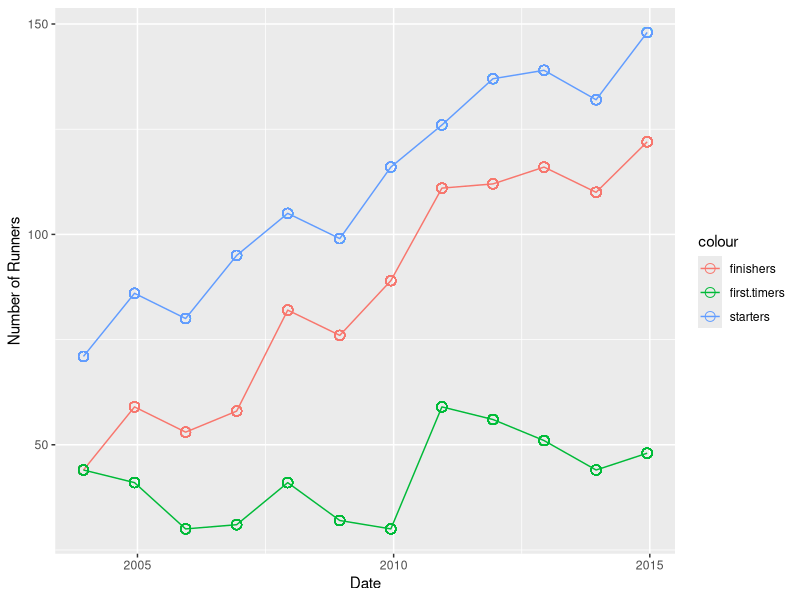
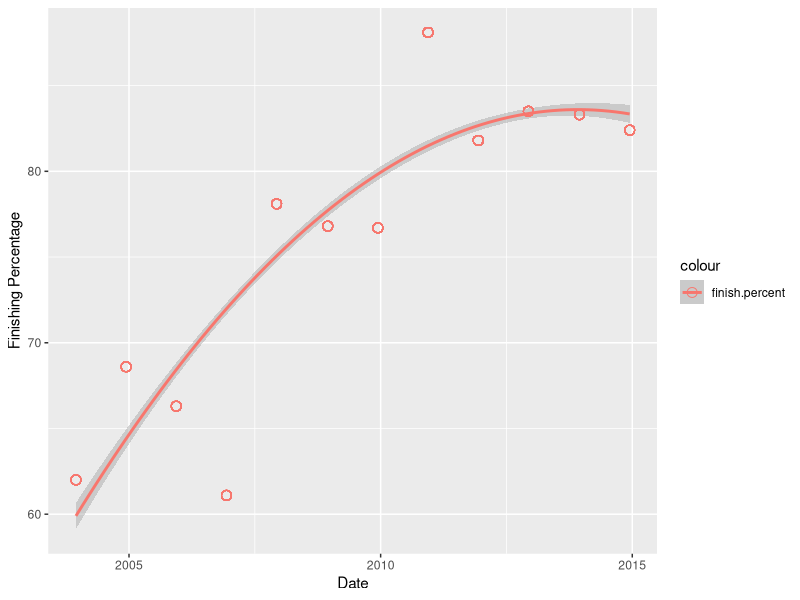
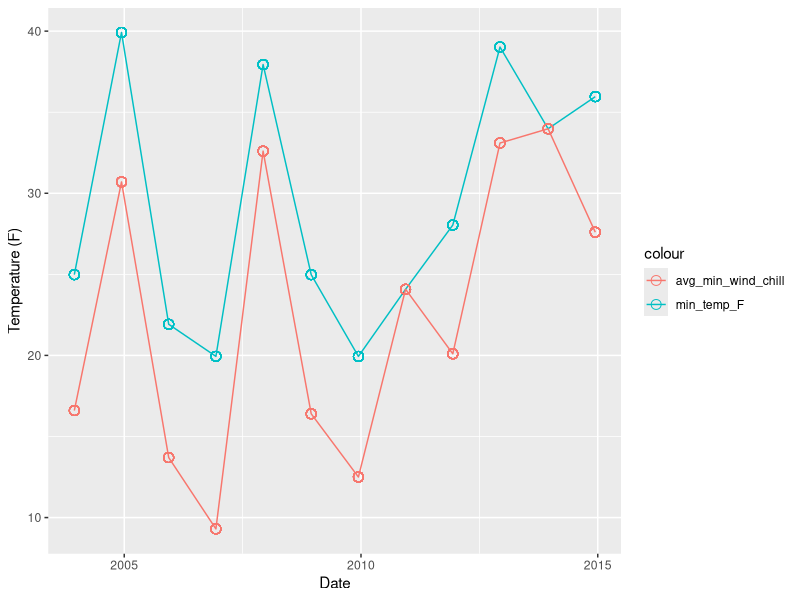
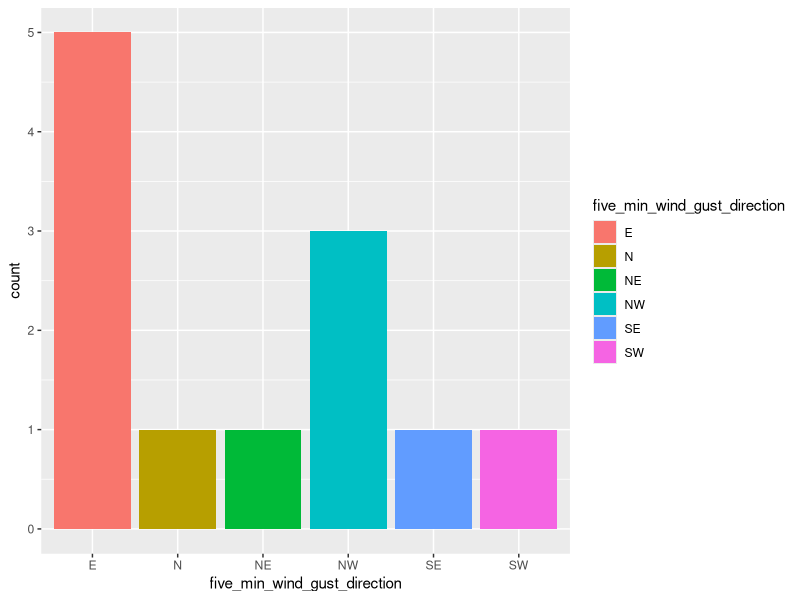
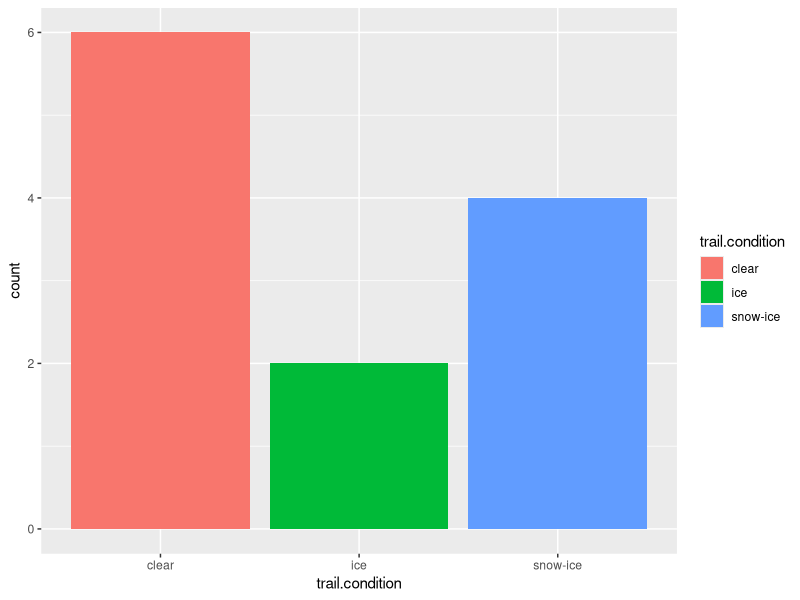
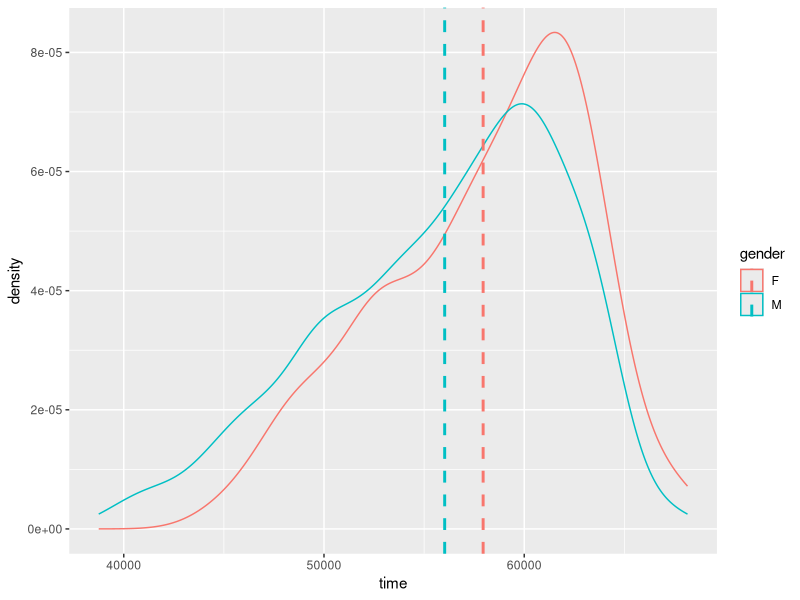
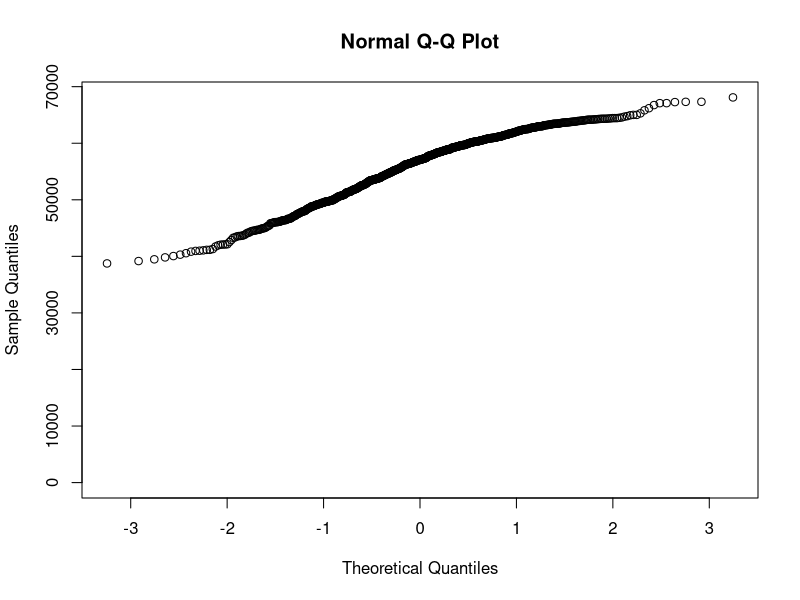
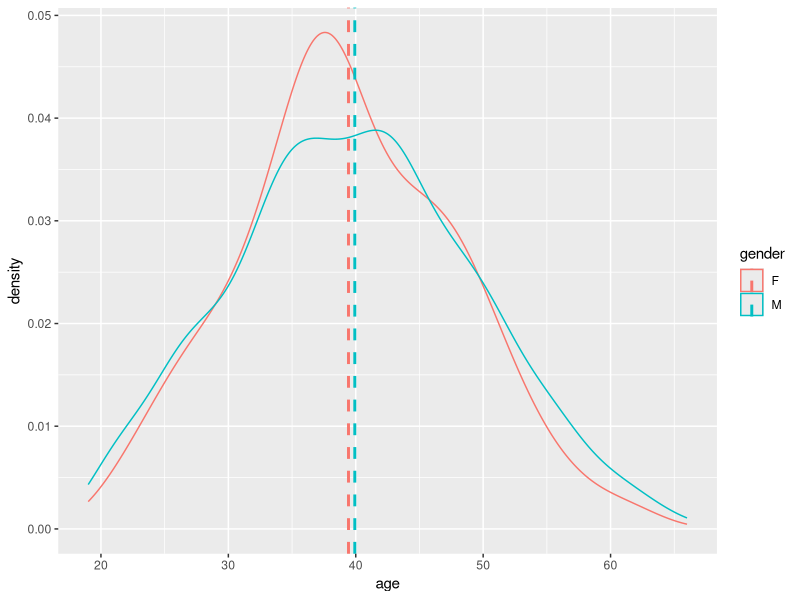

Here is the R script that generated these plots, in order:
## ---- chunk 1
library(knitr)
opts_chunk$set(echo=FALSE, warning=FALSE, message=FALSE, fig.width=8, fig.height=6)
## ---- chunk 2
library(lubridate); library(ggplot2); library(plyr); library(grid); library(nortest)
## ---- chunk 3
# use: before the plot get the formula by calling the function with 
# eqn <- lm_eqn(subBeast,subBeast$avg.time.before.HG, subBeast$time)
# add to the ggplot() something like: 
# + annotate("text",label=eqn,parse=TRUE, x=1000,y=40000)
lm_eqn = function(lab,df,x,y){
    m = lm(y ~ x, df);
    eq <- substitute(sname~":  "~italic(y) == a + b * italic(x)*","~~italic(r)^2~"="~r2, 
#     eq <- substitute(italic(y) == a + b * italic(x)*","~~italic(r)^2~"="~r2, 
         list(sname=lab,
              a = format(coef(m)[1], digits = 3), 
              b = format(coef(m)[2], digits = 3), 
             r2 = format(summary(m)$r.squared, digits = 2)))
    eq <- as.character(as.expression(eq));     
    return(eq)
}
## ---- chunk 4
# Loading all the data sets
dfHGRunners <- as.data.frame(read.csv("./2003-2014-hellgate-runner-data.csv"),strip.white=TRUE)
dfHGFinishRate <- as.data.frame(read.csv("./2003-2014-hellgate-finish-rate.csv"))
dfHGWeather <- as.data.frame(read.csv("./2003-2014-hellgate-weather-tidy.csv"))
dfHGCourseCond <- as.data.frame(read.csv("./2003-2014-hellgate-course-conditions.csv"))
dfHGBeastRunners <- as.data.frame(read.csv("./2008-2014-beast-finishers.csv"))

# Removing some unused columns 
dfHGWeather$station_name <- NULL
dfHGBeastRunners$year <- NULL
dfHGBeastRunners$name <- NULL
dfHGBeastRunners$gender <- NULL

# Creating a merged data set
mergeRunners <- merge(dfHGRunners,dfHGBeastRunners,by.x=c("yearID","personID"), by.y=c("HG.yearID","personID"), all.x=TRUE)
mergeCourse <- merge(dfHGFinishRate,dfHGCourseCond,by.x=c("date","yearID"), by.y=c("date","yearID")) 
mergeCourse <- merge(mergeCourse,dfHGWeather,by.x=c("date","yearID"), by.y=c("date","yearID"))
dfHG_all <- merge(mergeRunners,mergeCourse,by.x=c("date","yearID"), by.y=c("date","yearID"))

# Add Beast Finisher as a factor variable (Y/N) 
dfHG_all$beast.runner <- ifelse(is.na(dfHG_all$beast.time),"N", "Y")

# returns string w/o leading whitespace
trim.leading <- function (x)  sub("^\\s+", "", x) # (Ref: Trim Whitespace)
dfHG_all$state <- trim.leading(as.character(dfHG_all$state))

# Convert "date" to be understood as a date string in R, and time to a "duration" of number of seconds from the H:M:S format, then sort by date for human reading
dfHG_all$date <- as.Date(dfHG_all$date, "%m/%d/%Y")
dfHG_all$time <- as.duration(hms(dfHG_all$time))
dfHG_all$beast.time <- as.duration(hms(dfHG_all$beast.time))
dfHG_all$avg.min.per.mile <- as.duration(hms(dfHG_all$avg.min.per.mile))
dfHG_all <- dfHG_all[order(dfHG_all$date),]

#Load all beast series data, format time string to duration value
beast <- as.data.frame(read.csv("./2008-2014-beast-series-data.csv"))
beast$HL.50K <- as.duration(hms(beast$HL.50K))
beast$T.MTN <- as.duration(hms(beast$T.MTN))
beast$PL.50K <- as.duration(hms(beast$PL.50K))
beast$GS.100 <- as.duration(hms(beast$GS.100))
beast$MMTR <- as.duration(hms(beast$MMTR))
beast$Hellgate <- as.duration(hms(beast$Hellgate))

# References (see reference section for full Citation details):
# Hellgate Data: Extreme Ultra Running
# Beast Series data: Eco-XSPorts; Extreme Ultra Running
# Weather: Weather Data: http://www.ncdc.noaa.gov/ 
# Windchill Calculation: http://www.nws.noaa.gov/om/winter/windchill.shtml
## ---- chunk 5
nrow(dfHG_all)
## ---- chunk 6
# Collect all the stats, then put in a dataframe 
# .POSIXct (and time zone = GMT) needed to convert times back into a familiar format

stat <- c("Total Finishes","Fastest Finish", "Longest Finish", "Average Time", 
          "Youngest Finish", "Oldest Finish", "Average Age")

male <- c(summary(dfHG_all$gender)[2],
          (format(.POSIXct(min(dfHG_all$time[which(dfHG_all$gender=="M")]), 
          tz="GMT"), format="%H:%M:%S")),
          (format(.POSIXct(max(dfHG_all$time[which(dfHG_all$gender=="M")]), 
          tz="GMT"), format="%H:%M:%S")),
          (format(.POSIXct(mean(dfHG_all$time[which(dfHG_all$gender=="M")]), 
          tz="GMT"), format="%H:%M:%S")),
          min(dfHG_all$age[which(dfHG_all$gender=="M")]),
          max(dfHG_all$age[which(dfHG_all$gender=="M")]),
          round(mean(dfHG_all$age[which(dfHG_all$gender=="M")]),1))

female <- c( summary(dfHG_all$gender)[1],
          (format(.POSIXct(min(dfHG_all$time[which(dfHG_all$gender=="F")]), 
          tz="GMT"), format="%H:%M:%S")),
          (format(.POSIXct(max(dfHG_all$time[which(dfHG_all$gender=="F")]), 
          tz="GMT"), format="%H:%M:%S")),
          (format(.POSIXct(mean(dfHG_all$time[which(dfHG_all$gender=="F")]), 
          tz="GMT"), format="%H:%M:%S")),
          min(dfHG_all$age[which(dfHG_all$gender=="F")]),
          max(dfHG_all$age[which(dfHG_all$gender=="F")]),
          round(mean(dfHG_all$age[which(dfHG_all$gender=="F")]),1))

dfTimeAge <- data.frame(stat,male,female)

dfTimeAge #display table
## ---- chunk 7
# Display top 5 states, runner count, and percentage of total runners from each
dfStates <- as.data.frame(table(dfHG_all$state))
colnames(dfStates) <- c("state","runner.count")
dfStates$percent.by.state <- round(dfStates$runner.count/nrow(dfHG_all) * 100, digits=1)
dfStates <- dfStates[order(-dfStates$runner.count),]
head(dfStates,5)  # Display top 5
sum(dfStates[, "percent.by.state"][1:5]) # Sum total of top five states
## ---- chunk 8
ggplot(dfHG_all, aes(date)) + 
  geom_line(aes(y = starters, colour = "starters")) + 
  geom_point(aes(y = starters, colour = "starters"),size=3, shape=1) +
  geom_line(aes(y = finishers, colour = "finishers")) +
  geom_point(aes(y = finishers, colour = "finishers"), size=3, shape=1) +
  geom_line(aes(y = first.timers, colour = "first.timers")) +
  geom_point(aes(y = first.timers, colour = "first.timers"), size=3, shape=1) +   
  ylab("Number of Runners") +
  xlab("Date")     
## ---- chunk 9
ggplot(dfHG_all, aes(date)) + 
     stat_smooth(aes(y = finish.percent, group=1, colour="finish.percent"),
     method=lm, formula = y ~ poly(x,2)) +
     geom_point (aes(y = finish.percent, colour = "finish.percent"), size=3, shape=1) +
     ylab("Finishing Percentage") +
     xlab("Date")
# Reference: Line Smoothing
## ---- chunk 10
ggplot(dfHG_all, aes(date)) + 
  geom_line(aes(y = min_temp_F, colour = "min_temp_F")) + 
  geom_point(aes(y = min_temp_F, colour = "min_temp_F"),size=3, shape=1) +
  geom_line(aes(y = avg_min_wind_chill, colour = "avg_min_wind_chill")) +
  geom_point(aes(y = avg_min_wind_chill, 
     colour = "avg_min_wind_chill"), size=3, shape=1) + 
  ylab("Temperature (F)") +
  xlab("Date")     
## ---- chunk 11
ggplot(data=dfHGWeather, aes(five_min_wind_gust_direction, 
     fill=five_min_wind_gust_direction)) +geom_bar()
## ---- chunk 12
ggplot(data=dfHGCourseCond, aes(trail.condition, 
     fill=trail.condition)) +geom_bar()
## ---- chunk 13
cdf <- ddply(dfHG_all, "gender", summarise, time.mean=mean(time))
ggplot(dfHG_all, aes(x=time, colour=gender)) + geom_density() +
     geom_vline(data=cdf, aes(xintercept=time.mean,  colour=gender),
                linetype="dashed", size=1)
# (cookbook-r, histograms)
## ---- chunk 14
norm.test <- c("Shapiro-Wilk: ","Anderson-Darling: ")

pvals <- c(shapiro.test(dfHG_all$time[which
              (dfHG_all$gender=="M")]  )$p.value,
          ad.test(dfHG_all$time[which
              (dfHG_all$gender=="M")])$p.value)

dfNormTest <- data.frame(norm.test,pvals)

qqnorm(dfHG_all$time[which(dfHG_all$gender=="M")])

dfNormTest #display table
## ---- chunk 15
a1 <- c("wilcox.test p-value:",wilcox.test(dfHG_all$time[which(dfHG_all$gender=="M")],dfHG_all$time[which(dfHG_all$gender=="F")])$p.value)

a1 #display results
## ---- chunk 16
cdf <- ddply(dfHG_all, "gender", summarise, age.mean=mean(age))
ggplot(dfHG_all, aes(x=age, colour=gender)) + geom_density() +
     geom_vline(data=cdf, aes(xintercept=age.mean,  colour=gender),
                linetype="dashed", size=1)
# (cookbook-r, histograms)
## ---- chunk 17
norm.test <- c("Shapiro-Wilk: ","Anderson-Darling: ")

pvals <- c(shapiro.test(dfHG_all$age[which
              (dfHG_all$gender=="F")]  )$p.value,
          ad.test(dfHG_all$age[which
              (dfHG_all$gender=="F")])$p.value)

dfNormTest <- data.frame(norm.test,pvals)

qqnorm(dfHG_all$age[which(dfHG_all$gender=="F")])

dfNormTest #display table
## ---- chunk 18
a1 <- c("t.test p-value:",t.test(dfHG_all$age[which(dfHG_all$gender=="M")],dfHG_all$age[which(dfHG_all$gender=="F")])$p.value)

a1 # display results
## ---- chunk 19
ggplot(dfHG_all, aes(x=age, y=time/3600, color=gender)) + geom_point(shape=1) +
     geom_smooth(method=lm, se=TRUE, fullrange=T) +
     xlab("Runner Age (years)") +
     ylab("Hellgate Finish Time (hours)") 
## ---- chunk 20
ggplot(dfHG_all, aes(x=date, y=age, color=gender)) + geom_point(shape=1) +
     geom_smooth(method=lm, se=TRUE, fullrange=T)+
     xlab("Date") +
     ylab("Runner Age (years)") 
## ---- chunk 21
ggplot(dfHG_all, aes(x=date, y=time/3600, color=gender)) + geom_point(shape=1) +
    geom_smooth(method=lm, se=TRUE, fullrange=T)+
     xlab("Date") +
     ylab("Finish Time (hours)") 
## ---- chunk 22
cdf <- ddply(dfHG_all[which(dfHG_all$date<"2008-12-1"),], "gender", summarise, time.mean=mean(time/3600))
ggplot(dfHG_all[which(dfHG_all$date<"2008-12-1"),], aes(x=time/3600, colour=gender)) + geom_density() +
     geom_vline(data=cdf, aes(xintercept=time.mean,  colour=gender),
     linetype="dashed", size=1) +
     xlab("Hellgate Finish Time (hours)")
# (cookbook-r, histograms)
## ---- chunk 23
group <- c("2003-2007 p-value: ","2008-2014 p-value: ")

males.vs.females <- c(wilcox.test(dfHG_all$time[which(dfHG_all$gender=="M" &
          dfHG_all$date<"2008-12-1")],dfHG_all$time[which(dfHG_all$gender=="F" &
          dfHG_all$date<"2008-12-1")])$p.value,
          wilcox.test(dfHG_all$time[which(dfHG_all$gender=="M" & 
          dfHG_all$date>"2008-12-1")],dfHG_all$time[which(dfHG_all$gender=="F" &
          dfHG_all$date>"2008-12-1")])$p.value 
     )

pre.post.2008 <- data.frame(group,males.vs.females)

pre.post.2008 #display results
## ---- chunk 24
eqn<-lm_eqn("Prediction Equation",dfHG_all,dfHG_all$avg_min_wind_chill,
            dfHG_all$finish.percent)

ggplot(dfHG_all, aes(x=avg_min_wind_chill, y=finish.percent)) + 
     geom_point(shape=1) +
     geom_smooth(method=lm, se=TRUE, fullrange=T) +
     annotate("text",label=eqn,parse=TRUE, x=20,y=65) + 
     xlab('Windchill Temperature (F) ') + 
     ylab('Finish Percent')
## ---- chunk 25
fit.finish.temp <- lm(finish.percent~avg_min_wind_chill,dfHG_all)
par(mfrow=c(2,2))
plot(fit.finish.temp)
## ---- chunk 26
ggplot(dfHG_all, aes(x=trail.condition, y=time/3600, fill=trail.condition)) +
     geom_boxplot() +   
     xlab('Trail Condition') +
     ylab('Finish Time (hours)')
## ---- chunk 27
ggplot(dfHG_all, aes(x=time/3600, colour=trail.condition)) + 
     geom_density() +
     xlab('Finish Time (hours)')
## ---- chunk 28
norm.test <- c("Shapiro-Wilk: ","Anderson-Darling: ")

pvals <- c(shapiro.test(dfHG_all$time[which
              (dfHG_all$trail.condition=="clear")]  )$p.value,
          ad.test(dfHG_all$time[which
              (dfHG_all$trail.condition=="clear")])$p.value)

dfNormTest <- data.frame(norm.test,pvals)

qqnorm(dfHG_all$time[which(dfHG_all$trail.condition=="clear")])

dfNormTest #display table
## ---- chunk 29
comparison <- c("Clear vs. Ice: ","Clear vs. Snow-Ice: ", "Ice vs. Snow-Ice: ")

pvals <- c(wilcox.test(dfHG_all$time[which(dfHG_all$trail.condition=="clear")],
          dfHG_all$time[which(dfHG_all$trail.condition=="ice")])$p.value,
          wilcox.test(dfHG_all$time[which(dfHG_all$trail.condition=="clear")],
          dfHG_all$time[which(dfHG_all$trail.condition=="snow-ice")])$p.value,
          wilcox.test(dfHG_all$time[which(dfHG_all$trail.condition=="ice")],
          dfHG_all$time[which(dfHG_all$trail.condition=="snow-ice")])$p.value)

dfCompare <- data.frame(comparison,pvals)

dfCompare #display table
## ---- chunk 30
subBeast <- dfHG_all[ which(!is.na(dfHG_all$total.miles)), ] #subset
subBeast$time.before.HG <- subBeast$beast.time-subBeast$time #get time before
subBeast$avg.time.before.HG <- (subBeast$time.before.HG/(subBeast$total.miles-62)) # get pace before HG

# Getting the equation generated by the linear model
eqn<-lm_eqn("Prediction Equation",subBeast,as.numeric(subBeast$avg.time.before.HG/60),as.numeric(subBeast$time/62/60))

ggplot(data = subBeast, aes(x=avg.time.before.HG/60, y=time/62/60)) + geom_point(shape=1) + geom_smooth(method=lm, se=TRUE, fullrange=T) + annotate("text",label=eqn,parse=TRUE, x=14,y=11) + xlab('Pace Before Hellgate (min/mile)') + ylab('Hellgate Pace (min/mile)')
## ---- chunk 31
# Plotting the residuals
lmBeast <- lm(as.numeric(subBeast$time/62/60)~as.numeric(subBeast$avg.time.before.HG/60),subBeast)

par(mfrow=c(2,2))
plot(lmBeast)
## ---- chunk 32
ggplot(subBeast, aes(x=avg.time.before.HG, y=time, color=trail.condition)) + geom_point(shape=1)
## ---- chunk 33
ggplot(subBeast, aes(x=avg.time.before.HG, y=time, color=as.factor(beast.times.finished))) + geom_point(shape=1)
## ---- chunk 34
ggplot(subBeast, aes(x=avg.time.before.HG, y=time, color=as.factor(times.finished))) + geom_point(shape=1)
## ---- chunk 35
subBeast305 <- subBeast[which(subBeast$total.miles==305),]
eqn.wGS <- lm_eqn("With Grindstone",subBeast305,as.numeric(subBeast305$avg.time.before.HG), as.numeric(subBeast305$time))

subBeast205 <- subBeast[which(subBeast$total.miles==205),]
eqn.nGS <- lm_eqn("No Grindstone",subBeast205,as.numeric(subBeast205$avg.time.before.HG), as.numeric(subBeast205$time))

ggplot(subBeast, aes(x=avg.time.before.HG/60, y=time/3600, color=as.factor(total.miles))) + geom_point(shape=1) + geom_smooth(method=lm, se=TRUE, fullrange=F) + scale_colour_discrete(name  ="Group",labels=c("No Grindstone", "With Grindstone"))  + theme(legend.position=c(0.1, 0.85)) + annotate("text",label=eqn.wGS,parse=TRUE, x=13,y=11.5) + annotate("text",label=eqn.nGS,parse=TRUE, x=13,y=12.25) + xlab('Pace Before Hellgate (min/mile)') + ylab('Hellgate Finish Time (Hours)')
## ---- chunk 36
ggplot(dfHG_all[which(dfHG_all$trail.condition == "snow-ice"),], aes(x=yearID, y=time, fill=yearID)) + geom_boxplot()
## ---- chunk 37
comparison.labels <- c("2013 vs other Beast years", "2013 versus all Hellgate","2013 vs. Other Snow-Ice","Snow-Ice vs. Clear and Ice Years"  ) 

comparison.pvals <- c(
     wilcox.test(subBeast$time[which(subBeast$yearID=="Y11")],subBeast$time[which(!subBeast$yearID=="Y11")])$p.value,
     wilcox.test(dfHG_all$time[which(dfHG_all$yearID=="Y11")],dfHG_all$time[which(!dfHG_all$trail.condition=="Y11")])$p.value,
     wilcox.test(dfHG_all$time[which(dfHG_all$trail.condition=="snow-ice" & dfHG_all$yearID=="Y11")],dfHG_all$time[which(dfHG_all$trail.condition=="snow-ice" & !dfHG_all$yearID=="Y11")])$p.value,
   wilcox.test(dfHG_all$time[which(dfHG_all$trail.condition=="snow-ice")],dfHG_all$time[which(!dfHG_all$trail.condition=="snow-ice")])$p.value   
   )

y11.comps <- data.frame(comparison.labels, comparison.pvals)

y11.comps #display results   
## ---- chunk 38
ggplot(dfHG_all[which(dfHG_all$date>"2008-1-1"),], aes(x=as.factor(date), y=time, fill=beast.runner)) + geom_boxplot()
## ---- chunk 39
race.year <- c("2008","2009","2010","2011","2012","2013","2014")

pvals <- c(
          wilcox.test(dfHG_all$time[which(dfHG_all$yearID=="Y6" 
          & dfHG_all$beast.runner=="Y")],dfHG_all$time[which(dfHG_all$yearID=="Y6" & dfHG_all$beast.runner=="N")])$p.value,
          wilcox.test(dfHG_all$time[which(dfHG_all$yearID=="Y7" 
          & dfHG_all$beast.runner=="Y")],dfHG_all$time[which(dfHG_all$yearID=="Y7" & dfHG_all$beast.runner=="N")])$p.value,
          wilcox.test(dfHG_all$time[which(dfHG_all$yearID=="Y8" 
          & dfHG_all$beast.runner=="Y")],dfHG_all$time[which(dfHG_all$yearID=="Y8" & dfHG_all$beast.runner=="N")])$p.value,
          wilcox.test(dfHG_all$time[which(dfHG_all$yearID=="Y9" 
          & dfHG_all$beast.runner=="Y")],dfHG_all$time[which(dfHG_all$yearID=="Y9" & dfHG_all$beast.runner=="N")])$p.value,
          wilcox.test(dfHG_all$time[which(dfHG_all$yearID=="Y10" 
          & dfHG_all$beast.runner=="Y")],dfHG_all$time[which(dfHG_all$yearID=="Y10" & dfHG_all$beast.runner=="N")])$p.value,
          wilcox.test(dfHG_all$time[which(dfHG_all$yearID=="Y11" 
          & dfHG_all$beast.runner=="Y")],dfHG_all$time[which(dfHG_all$yearID=="Y11" & dfHG_all$beast.runner=="N")])$p.value,
          wilcox.test(dfHG_all$time[which(dfHG_all$yearID=="Y12" 
          & dfHG_all$beast.runner=="Y")],dfHG_all$time[which(dfHG_all$yearID=="Y12" & dfHG_all$beast.runner=="N")])$p.value    
        )

hg.vs.beast <- data.frame(race.year, pvals)

hg.vs.beast #display results
## ---- chunk 40
ggplot(dfHG_all[which(dfHG_all$yearID=="Y9"),], aes(x=time, colour=beast.runner)) + geom_density() 
## ---- chunk 41
wilcox.test(dfHG_all$time[which(dfHG_all$yearID=="Y9" & dfHG_all$beast.runner=="Y")], dfHG_all$time[which(dfHG_all$yearID=="Y9" & dfHG_all$beast.runner=="N")])
## ---- chunk 42
wilcox.test(dfHG_all$time[which(dfHG_all$yearID=="Y9" & dfHG_all$beast.runner=="Y" 
& dfHG_all$time<52500)],dfHG_all$time[which(dfHG_all$yearID=="Y9" & 
dfHG_all$beast.runner=="N")])
## ---- chunk 43
beast.times <- data.frame(beast$HL.50K,beast$T.MTN, beast$PL.50K,beast$GS.100,beast$MMTR,beast$Hellgate)

beast.times$beast.HL.50K <- as.numeric(beast.times$beast.HL.50K)
beast.times$beast.T.MTN <- as.numeric(beast.times$beast.T.MTN)
beast.times$beast.PL.50K <- as.numeric(beast.times$beast.PL.50K)
beast.times$beast.GS.100 <- as.numeric(beast.times$beast.GS.100)
beast.times$beast.MMTR <- as.numeric(beast.times$beast.MMTR)
beast.times$beast.Hellgate <- as.numeric(beast.times$beast.Hellgate)

all.beast.model <- lm(beast.Hellgate~.,beast.times)

fit.beast <- step(all.beast.model,direction="both")

summary(fit.beast)

par(mfrow=c(2,2))

plot(fit.beast)
## ---- chunk 44
summary(lm(Hellgate~MMTR,beast))
summary(lm(Hellgate~GS.100,beast))
summary(lm(Hellgate~MMTR*GS.100,beast))
## ---- chunk 45
# Run the interaction model to generate the data
beast$mmtr.gs.model <- -2.948e+04+ 1.897*as.numeric(beast$MMTR)+5.684e-01*as.numeric(beast$GS.100) + -1.128e-05*as.numeric(beast$MMTR)*as.numeric(beast$GS.100)
## ---- chunk 46
# Getting the equation generated by the prediction model
eqn<-lm_eqn("Prediction Equation",beast,as.numeric(beast$mmtr.gs.model/3600),as.numeric(beast$Hellgate/3600))

#plotting the Hellgate time against the Model's predicted time 
ggplot(beast,aes(x=as.numeric(mmtr.gs.model)/3600,y=as.numeric(Hellgate)/3600)) + geom_point(shape=1) + geom_smooth(method=lm, se=TRUE, fullrange=F) + annotate("text",label=eqn,parse=TRUE, x=15,y=11.5) + xlab('Predicted Hellgate Finish Time (Hours)') + ylab('Actual Hellgate Finish Time (Hours)')
## ---- chunk 47
fit.HG.prediction <- lm(as.numeric(Hellgate)~mmtr.gs.model,beast)
par(mfrow=c(2,2))
plot(fit.HG.prediction)
